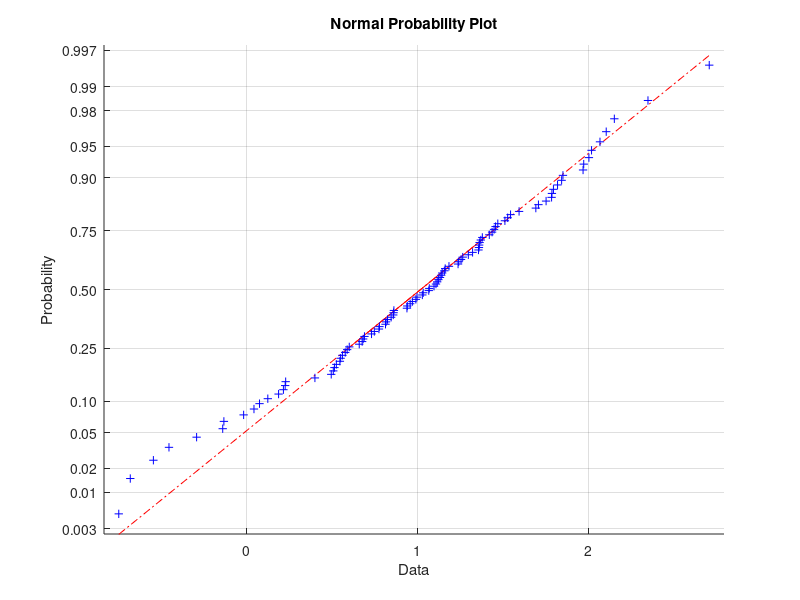

Here is the MATLAB script that generated this plot:
L1 = normrnd(1,0.2,100,1);
normplot(L1)
L1(101)=1;
M = zeros(100,100);

for i=1:100
    M(i,i)=((((i-100)/L1(i+1))+((i-99.98)/L1(i)))*10);
    if i<=99
        M(i,i+1)=(((100-i)/L1(i+1))*10);
        M(i+1,i)=(((101-i)/L1(i))*10);
    end
end

[U,R]=eig(M);

A1=U(100,100);
G1=sprintf('%d ', A1);
fprintf('Answer: %s\n', A1)

B1=R(100,100);
F1=sprintf('%d ', B1);
fprintf('Answer: %s\n', B1)





L2 = normrnd(1,0.2,100,1);
normplot(L2)
L2(101)=1;
M = zeros(100,100);

for i=1:100
    M(i,i)=((((i-100)/L2(i+1))+((i-99.95)/L2(i)))*10);
    if i<=99
        M(i,i+1)=(((100-i)/L2(i+1))*10);
        M(i+1,i)=(((101-i)/L2(i))*10);
    end
end

[U,R]=eig(M);

A2=U(100,100);
G2=sprintf('%d ', A2);
fprintf('Answer: %s\n', A2)

B2=R(100,100);
F2=sprintf('%d ', B2);
fprintf('Answer: %s\n', B2)





l1 = normrnd(1,0.5,100,1);
normplot(l1)
l1(101)=1;
M = zeros(100,100);

for i=1:100
    M(i,i)=((((i-100)/l1(i+1))+((i-99.98)/l1(i)))*10);
    if i<=99
        M(i,i+1)=(((100-i)/l1(i+1))*10);
        M(i+1,i)=(((101-i)/l1(i))*10);
    end
end

[U,R]=eig(M);

a1=U(100,100);
g1=sprintf('%d ', a1);
fprintf('Answer: %s\n', a1)

b1=R(100,100);
f1=sprintf('%d ', b1);
fprintf('Answer: %s\n', b1)


l2 = normrnd(1,0.5,100,1);
normplot(l2)
l2(101)=1;
M = zeros(100,100);

for i=1:100
    M(i,i)=((((i-100)/l2(i+1))+((i-99.95)/l2(i)))*10);
    if i<=99
        M(i,i+1)=(((100-i)/l2(i+1))*10);
        M(i+1,i)=(((101-i)/l2(i))*10);
    end
end

[U,R]=eig(M);

a2=U(100,100);
g2=sprintf('%d ', a2);
fprintf('Answer: %s\n', a2)

b2=R(100,100);
f2=sprintf('%d ', b2);
fprintf('Answer: %s\n', b2)


l1 = normrnd(1,0.7,100,1);
normplot(l1)
l1(101)=1;
M = zeros(100,100);

for i=1:100
    M(i,i)=((((i-100)/l1(i+1))+((i-99.98)/l1(i)))*10);
    if i<=99
        M(i,i+1)=(((100-i)/l1(i+1))*10);
        M(i+1,i)=(((101-i)/l1(i))*10);
    end
end

[U,R]=eig(M);

a1=U(100,100);
g1=sprintf('%d ', a1);
fprintf('Answer: %s\n', a1)

b1=R(100,100);
f1=sprintf('%d ', b1);
fprintf('Answer: %s\n', b1)



